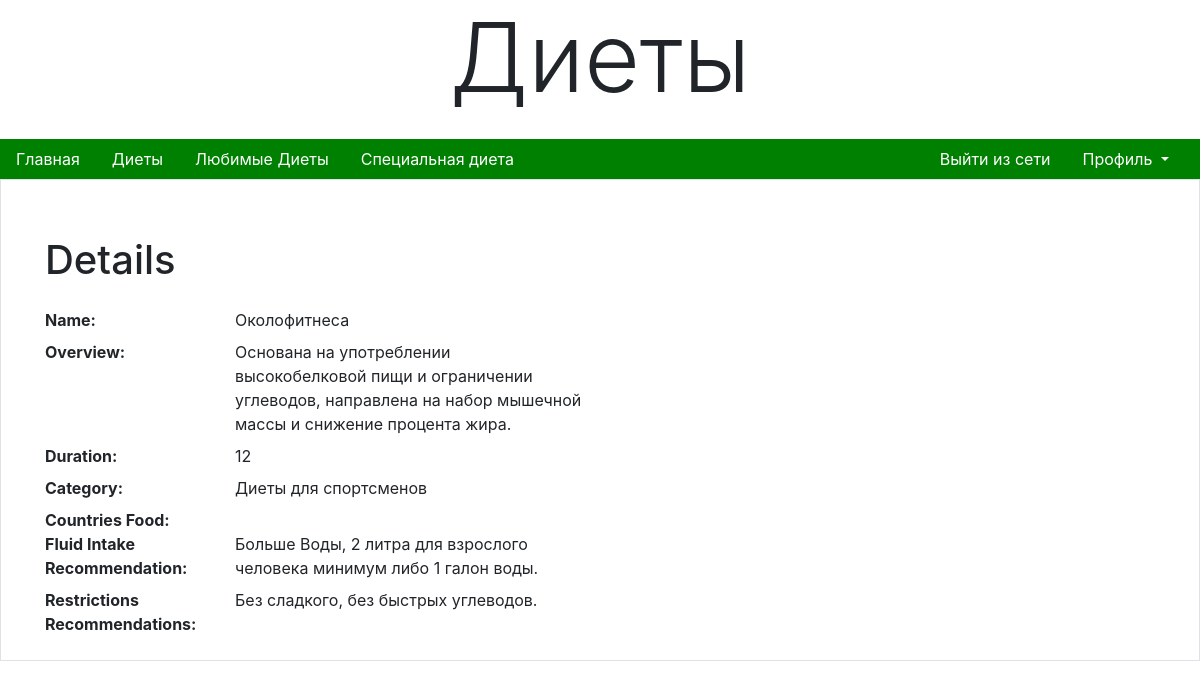
Page /diets/1 (signed in) on the committed database.
### main/models.py (models this page shows, shortened)
class Diets(models.Model):
    name = models.CharField(max_length=100)
    overview = models.TextField()
    duration = models.CharField(max_length=50)
    category = models.ForeignKey(Category, on_delete=models.CASCADE, blank=True, null=True)
    countries_food = models.ManyToManyField(CountryFood, null=True, blank=True)
    fluid_intake_recommendation = models.TextField(blank=True, null=True)
    restrictions_recommendations = models.TextField(blank=True, null=True)

class Category(models.Model):
    name = models.CharField(max_length=200)

### main/views.py (the view)
# urls.py: path('diets/<int:pk>', views.DietsDetailView.as_view(), name='diets_detail'),
class DietsDetailView(LoginRequiredMixin, DetailView):
    model = Diets
    context_object_name = 'diet'
    template_name = 'main/dietDetailPage.html'

### main/templates/main/dietDetailPage.html (shortened to what this page needs)
{% extends 'layouts/navbar.html' %}
{% load bootstrap4 %}
{% block header %} Диеты {% endblock %}
{% block content %}
     <div class="container mt-5">
        <h1>Details</h1>
        <div class="row mt-4">
            <div class="col-md-6">
                <dl class="row">
                    <dt class="col-sm-4">Name:</dt>
                    <dd class="col-sm-8">{{ diet.name }}</dd>
                    <dt class="col-sm-4">Overview:</dt>
                    <dd class="col-sm-8">{{ diet.overview }}</dd>
                    <dt class="col-sm-4">Duration:</dt>
                    <dd class="col-sm-8">{{ diet.duration }}</dd>
                    <dt class="col-sm-4">Category:</dt>
                    <dd class="col-sm-8">{{ diet.category.name }}</dd>
                    <dt class="col-sm-4">Countries Food:</dt>
                    <dd class="col-sm-8">
                    </dd>
                    <dt class="col-sm-4">Fluid Intake Recommendation:</dt>
                    <dd class="col-sm-8">{{ diet.fluid_intake_recommendation }}</dd>
                    <dt class="col-sm-4">Restrictions Recommendations:</dt>
                    <dd class="col-sm-8">{{ diet.restrictions_recommendations }}</dd>
                </dl>
            </div>
        </div>
    </div>
{% endblock %}

### rows in the picture
Diets: name "Околофитнеса", overview "Основана на употреблении высокобелковой пищи и ограничении углеводов, направлена на набор мышечной массы и снижение процента жира.", duration "12", category.name "Диеты для спортсменов", fluid_intake_recommendation "Больше Воды, 2 литра для взрослого человека минимум либо 1 галон воды.", restrictions_recommendations "Без сладкого, без быстрых углеводов."
